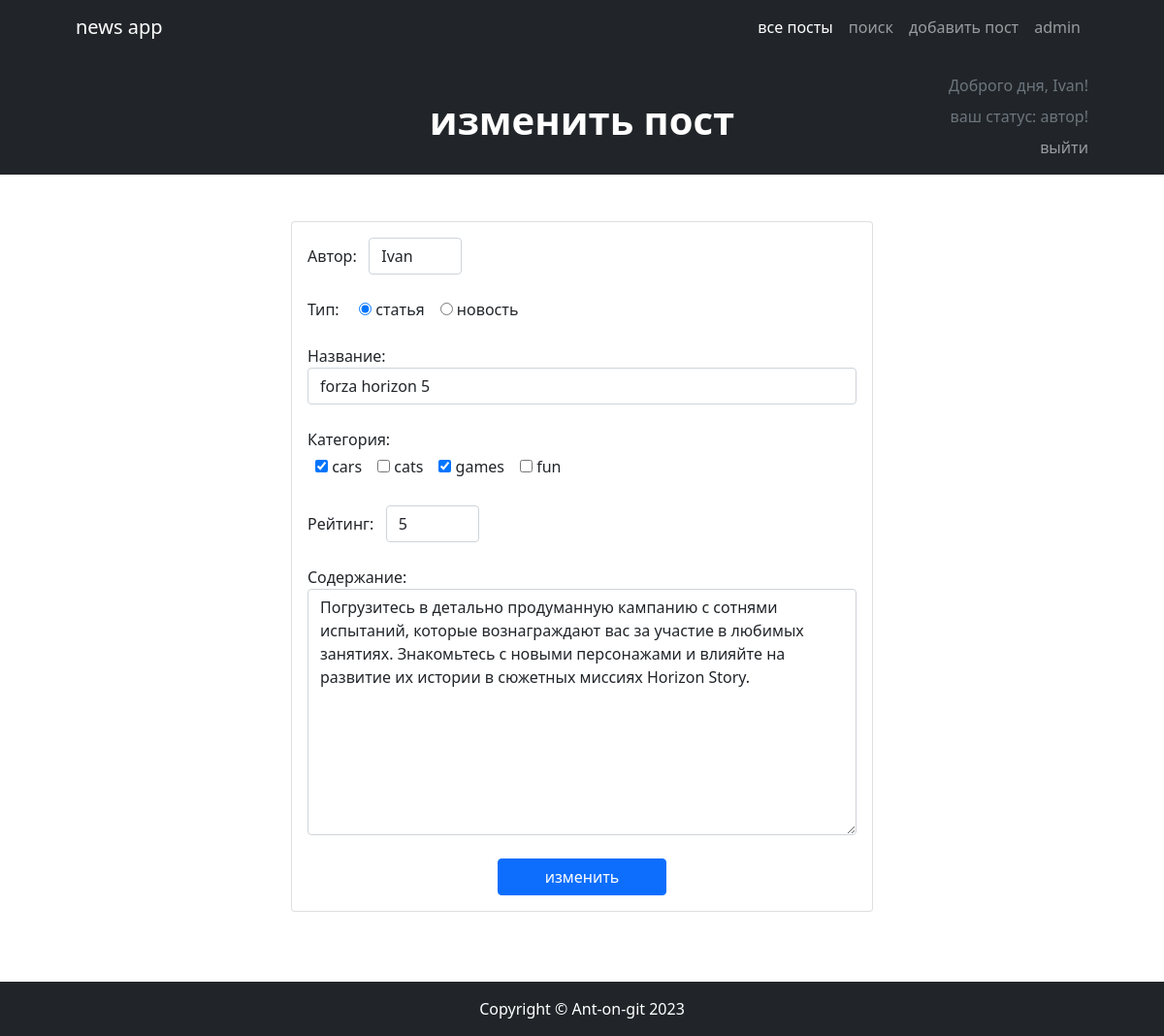
/1/edit/ (signed in), run on the app's committed database.
### news/models.py (models this page shows, shortened)
class Post(models.Model):
    class Types(models.TextChoices):
        article = 'статья', 'статья'
        news = 'новость', 'новость'
    type = models.CharField(max_length=7, choices=Types.choices, default=Types.article)
    datetime_create = models.DateTimeField(auto_now_add=True)
    title = models.CharField(max_length=255)
    text = models.TextField()
    rating = models.IntegerField(default=0)
    author = models.ForeignKey('Author', on_delete=models.CASCADE)
    category = models.ManyToManyField('Category', through='PostCategory')

### news/views.py (the view)
# urls.py: path('<int:pk>/edit/', PostUpdate.as_view(), name='update_post'),
class PostUpdate(PermissionRequiredMixin, UpdateView):
    permission_required = ('news.change_post',)
    template_name = 'postCreate.html'
    form_class = PostForm
    def get_object(self, **kwargs):
        id = self.kwargs.get('pk')
        return Post.objects.get(id=id)
    def get_context_data(self, **kwargs):
        context = super().get_context_data(**kwargs)
        context['edit'] = 'изменить'
        user = self.request.user
        if self.request.user.is_authenticated:
            context['username'] = user.username if user.username else user.email
            context['is_not_author'] = not user.groups.filter(name='authors').exists()
        return context

### news/forms.py
class PostForm(ModelForm):
    author = ModelChoiceField(
        label='Автор',
        queryset=Author.objects.all(),
        widget=Select(attrs={'class': 'form-control', 'style': 'width: 6em; display: inline-block'})
    )
    type = fields.ChoiceField(
        label='Тип',
        choices=(('статья', 'статья'), ('новость', 'новость')),
        widget=RadioSelect()
    )
    title = fields.CharField(
        label='Название',
        widget=TextInput(attrs={'class': 'form-control'})
    )
    category = ModelMultipleChoiceField(
        label='Категория',
        queryset=Category.objects.all(),
        widget=CheckboxSelectMultiple(attrs={'class': 'py-sm-1'})
    )
    rating = fields.IntegerField(
        label='Рейтинг',
        widget=NumberInput(attrs={'class': 'form-control', 'style': 'width: 6em; display: inline-block'})
    )
    text = fields.CharField(
        label='Содержание',
        widget=Textarea(attrs={'class': 'form-control'})
    )
    class Meta:
        model = Post
        fields = ['author', 'type', 'title', 'category', 'rating', 'text']

### news/models.py (called while the page is built)
    def __str__(self):
        return self.name

    def __str__(self):
        return self.user.username

### templates/postCreate.html (shortened to what this page needs)
{% extends 'default.html' %}
{% load custom_filters %}
{% block page_preview %}
    <div class="text-center my-3">-->
      <h1 class="display-6 fw-bold text-white mb-2">
        {% if edit %}
            {{ edit }} пост
        {% else %}
            добавить пост
        {% endif %}
      </h1>
    </div>
{% endblock page_preview %}
{% block default_content %}
    <div class="py-5 col-lg-6 mx-sm-auto">
            <div class="card mb-4">
                    <form method="post" class="card-body">
                        {% for field in form %}
                            <div class="mb-4">
                                {{ field.label_tag }}&nbsp;&nbsp;&nbsp;{{ field }}
                            </div>
                        {% endfor %}
                        <div class="d-md-flex">
                            <input class="btn btn-primary mx-sm-auto px-md-5" type="submit" value="{% if edit %}{{ edit }}{% else %}добавить{% endif %}">
                        </div>
                    </form>
            </div>
    </div>
{% endblock default_content %}

### templates/default.html (shortened to what this page needs)
{% load static %}
<!DOCTYPE html>
<html lang="ru">
    <head>
        <link href="https://cdn.jsdelivr.net/npm/bootstrap-icons@1.4.1/font/bootstrap-icons.css" rel="stylesheet" />
        <link href="{% static 'BootstrapPostList/css/styles.css' %}" rel="stylesheet" />
        <link href="{% static 'BootstrapPostList/css/myStyles.css' %}" rel="stylesheet"/>
    </head>
    <body>
        <div class="wrapper">
            <nav class="navbar navbar-expand-lg navbar-dark bg-dark">
                <div class="container px-5">
                    <a class="navbar-brand" href="#!">news app</a>
                    <div class="collapse navbar-collapse" id="navbarSupportedContent">
                        <ul class="navbar-nav ms-auto mb-2 mb-lg-0">
                            <li class="nav-item"><a class="nav-link active" aria-current="page" href="/">все посты</a></li>
                            <li class="nav-item"><a class="nav-link" href="/search">поиск</a></li>
                            <li class="nav-item"><a class="nav-link" href="/add">добавить пост</a></li>
                            <li class="nav-item"><a class="nav-link" href="/admin/">admin</a></li>
                        </ul>
                    </div>
                </div>
            </nav>
            <header class="bg-dark py-1">
                <div class="container px-5">
                    <div class="row gx-5 justify-content-center">
                        <div class="col-lg-3"></div>
                        <div class="col-lg-6">
                            {% block page_preview %}{% endblock page_preview %}
                        </div>
                        <div class="col-lg-3">
                            <div class="text-muted my-1 flex-right-bottom user-info">
                            {% if username %}
                                <p class="my-md-1">Доброго дня, {{ username }}!</p>
                                <p class="flex-right-bottom my-md-1">ваш статус:
                                    {% if is_not_author %}
                                        читатель.
                                        <button class="btn btn-secondary py-0 my-md-1">
                                            <a class="text-decoration-none link-light" href="get_in_author_group">стать автором</a>
                                        </button>
                                        {% else %}
                                            автор!
                                    {% endif %}
                                </p>
                                <div class="navbar-dark">
                                    <div class="navbar-nav">
                                        <a class="nav-link p-0 mt-1 text-opacity-75" href="/accounts/logout">выйти</a>
                                    </div>
                                </div>
                            {% endif %}
                            </div>
                        </div>
                    </div>
                </div>
            </header>
            <div class="main">
                {% block default_content %}
                {% endblock default_content %}
            </div>
            <footer class="py-3 bg-dark">
                <div class="container px-5"><p class="m-0 text-center text-white">Copyright &copy; Ant-on-git 2023</p></div>
            </footer>
        </div>
    </body>
</html>

### data on the page
Post: form "Ivan" "☑ статья ☐ новость" "forza horizon 5" "5" "Погрузитесь в детально продуманную кампанию с сотнями испытаний, которые вознаграждают вас за участие в любимых занятиях. Знакомьтесь с новыми персонажами и влияйте на развитие их истории в сюжетных миссиях Horizon Story."

### other printed values
{{ edit }} "изменить"
{{ username }} "Ivan"
{{ field.label_tag }} "Автор:" "Тип:" "Название:" "Категория:" "Рейтинг:" "Содержание:"
